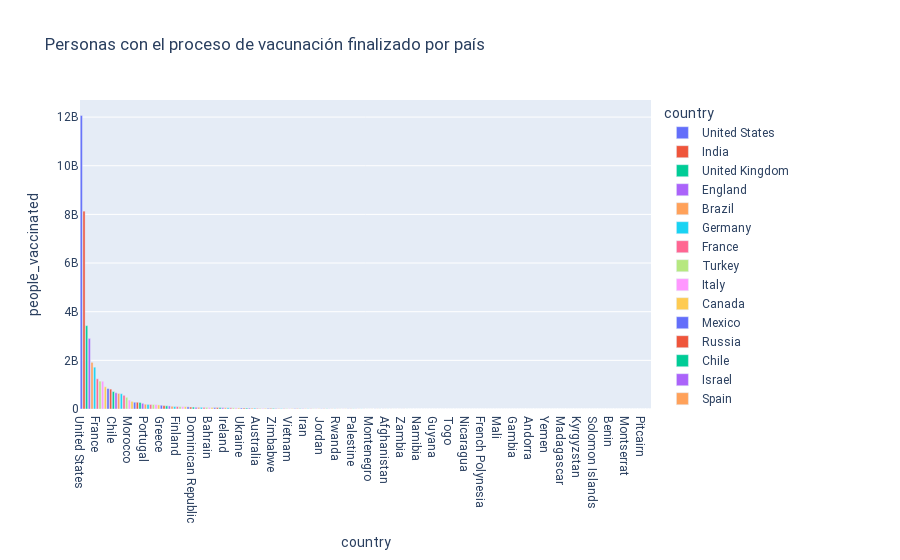

Notebook code for this chart:
### Code cell
fig = px.bar(data1.sort_values(by=['people_vaccinated'],
                         ascending=False).reset_index(),
       x='country',
       y='people_vaccinated',
       title='Personas con el proceso de vacunación finalizado por país',
       color='country'
            )
fig.update_layout(
    font_family="Roboto",
)
fig.show()
